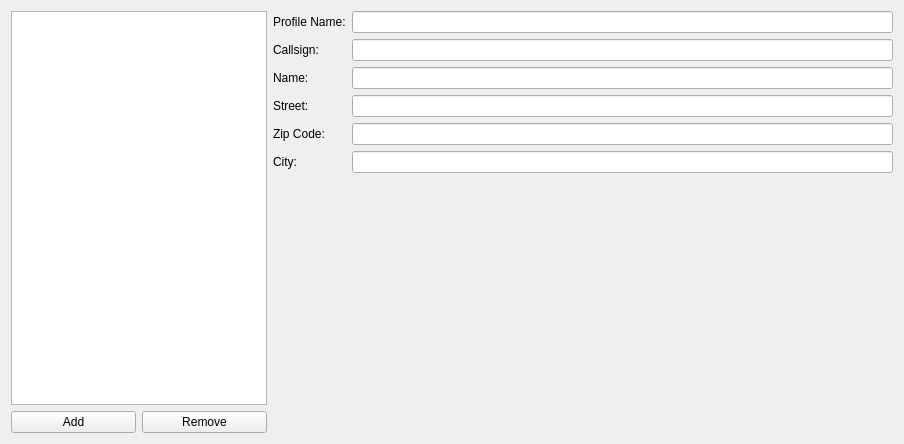
<?xml version="1.0" encoding="UTF-8"?>
<ui version="4.0">
 <class>Logbook::Internal::ProfileSettingsPage</class>
 <widget class="QWidget" name="Logbook::Internal::ProfileSettingsPage">
  <property name="geometry">
   <rect>
    <x>0</x>
    <y>0</y>
    <width>904</width>
    <height>444</height>
   </rect>
  </property>
  <property name="windowTitle">
   <string>Dialog</string>
  </property>
  <layout class="QHBoxLayout" name="horizontalLayout">
   <item>
    <layout class="QVBoxLayout" name="verticalLayout">
     <item>
      <widget class="QListWidget" name="listWidgetProfiles">
       <property name="sizePolicy">
        <sizepolicy hsizetype="Minimum" vsizetype="Expanding">
         <horstretch>0</horstretch>
         <verstretch>0</verstretch>
        </sizepolicy>
       </property>
      </widget>
     </item>
     <item>
      <layout class="QHBoxLayout" name="horizontalLayout_2">
       <item>
        <widget class="QPushButton" name="pushButtonAdd">
         <property name="text">
          <string>Add</string>
         </property>
        </widget>
       </item>
       <item>
        <widget class="QPushButton" name="pushButtonRemove">
         <property name="text">
          <string>Remove</string>
         </property>
        </widget>
       </item>
      </layout>
     </item>
    </layout>
   </item>
   <item>
    <layout class="QFormLayout" name="formLayout">
     <item row="0" column="0">
      <widget class="QLabel" name="labelProfileName">
       <property name="text">
        <string>Profile Name:</string>
       </property>
       <property name="buddy">
        <cstring>lineEditProfile</cstring>
       </property>
      </widget>
     </item>
     <item row="0" column="1">
      <widget class="QLineEdit" name="lineEditProfile"/>
     </item>
     <item row="1" column="0">
      <widget class="QLabel" name="labelCallsign">
       <property name="text">
        <string>Callsign:</string>
       </property>
       <property name="buddy">
        <cstring>lineEditCallsign</cstring>
       </property>
      </widget>
     </item>
     <item row="1" column="1">
      <widget class="QLineEdit" name="lineEditCallsign"/>
     </item>
     <item row="2" column="0">
      <widget class="QLabel" name="label">
       <property name="text">
        <string>Name:</string>
       </property>
       <property name="buddy">
        <cstring>lineEditName</cstring>
       </property>
      </widget>
     </item>
     <item row="2" column="1">
      <widget class="QLineEdit" name="lineEditName"/>
     </item>
     <item row="3" column="0">
      <widget class="QLabel" name="labelStreet">
       <property name="text">
        <string>Street:</string>
       </property>
       <property name="buddy">
        <cstring>lineEditStreet</cstring>
       </property>
      </widget>
     </item>
     <item row="3" column="1">
      <widget class="QLineEdit" name="lineEditStreet"/>
     </item>
     <item row="4" column="0">
      <widget class="QLabel" name="labelZipCode">
       <property name="text">
        <string>Zip Code:</string>
       </property>
       <property name="buddy">
        <cstring>lineEditZipCode</cstring>
       </property>
      </widget>
     </item>
     <item row="4" column="1">
      <widget class="QLineEdit" name="lineEditZipCode"/>
     </item>
     <item row="5" column="0">
      <widget class="QLabel" name="labelCity">
       <property name="text">
        <string>City:</string>
       </property>
       <property name="buddy">
        <cstring>lineEditCity</cstring>
       </property>
      </widget>
     </item>
     <item row="5" column="1">
      <widget class="QLineEdit" name="lineEditCity"/>
     </item>
    </layout>
   </item>
  </layout>
 </widget>
 <resources/>
 <connections/>
</ui>
